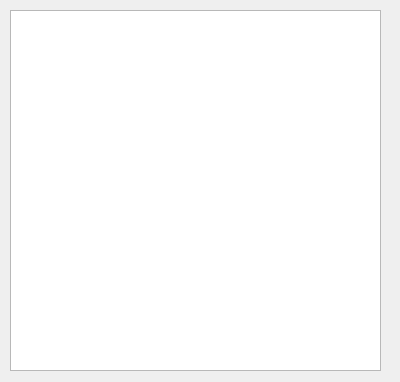
<?xml version="1.0" encoding="UTF-8"?>
<ui version="4.0">
 <class>select_object_type</class>
 <widget class="QWidget" name="select_object_type">
  <property name="geometry">
   <rect>
    <x>0</x>
    <y>0</y>
    <width>400</width>
    <height>382</height>
   </rect>
  </property>
  <property name="windowTitle">
   <string>Form</string>
  </property>
  <widget class="QListWidget" name="listWidget">
   <property name="geometry">
    <rect>
     <x>10</x>
     <y>10</y>
     <width>371</width>
     <height>361</height>
    </rect>
   </property>
  </widget>
 </widget>
 <resources/>
 <connections/>
</ui>
